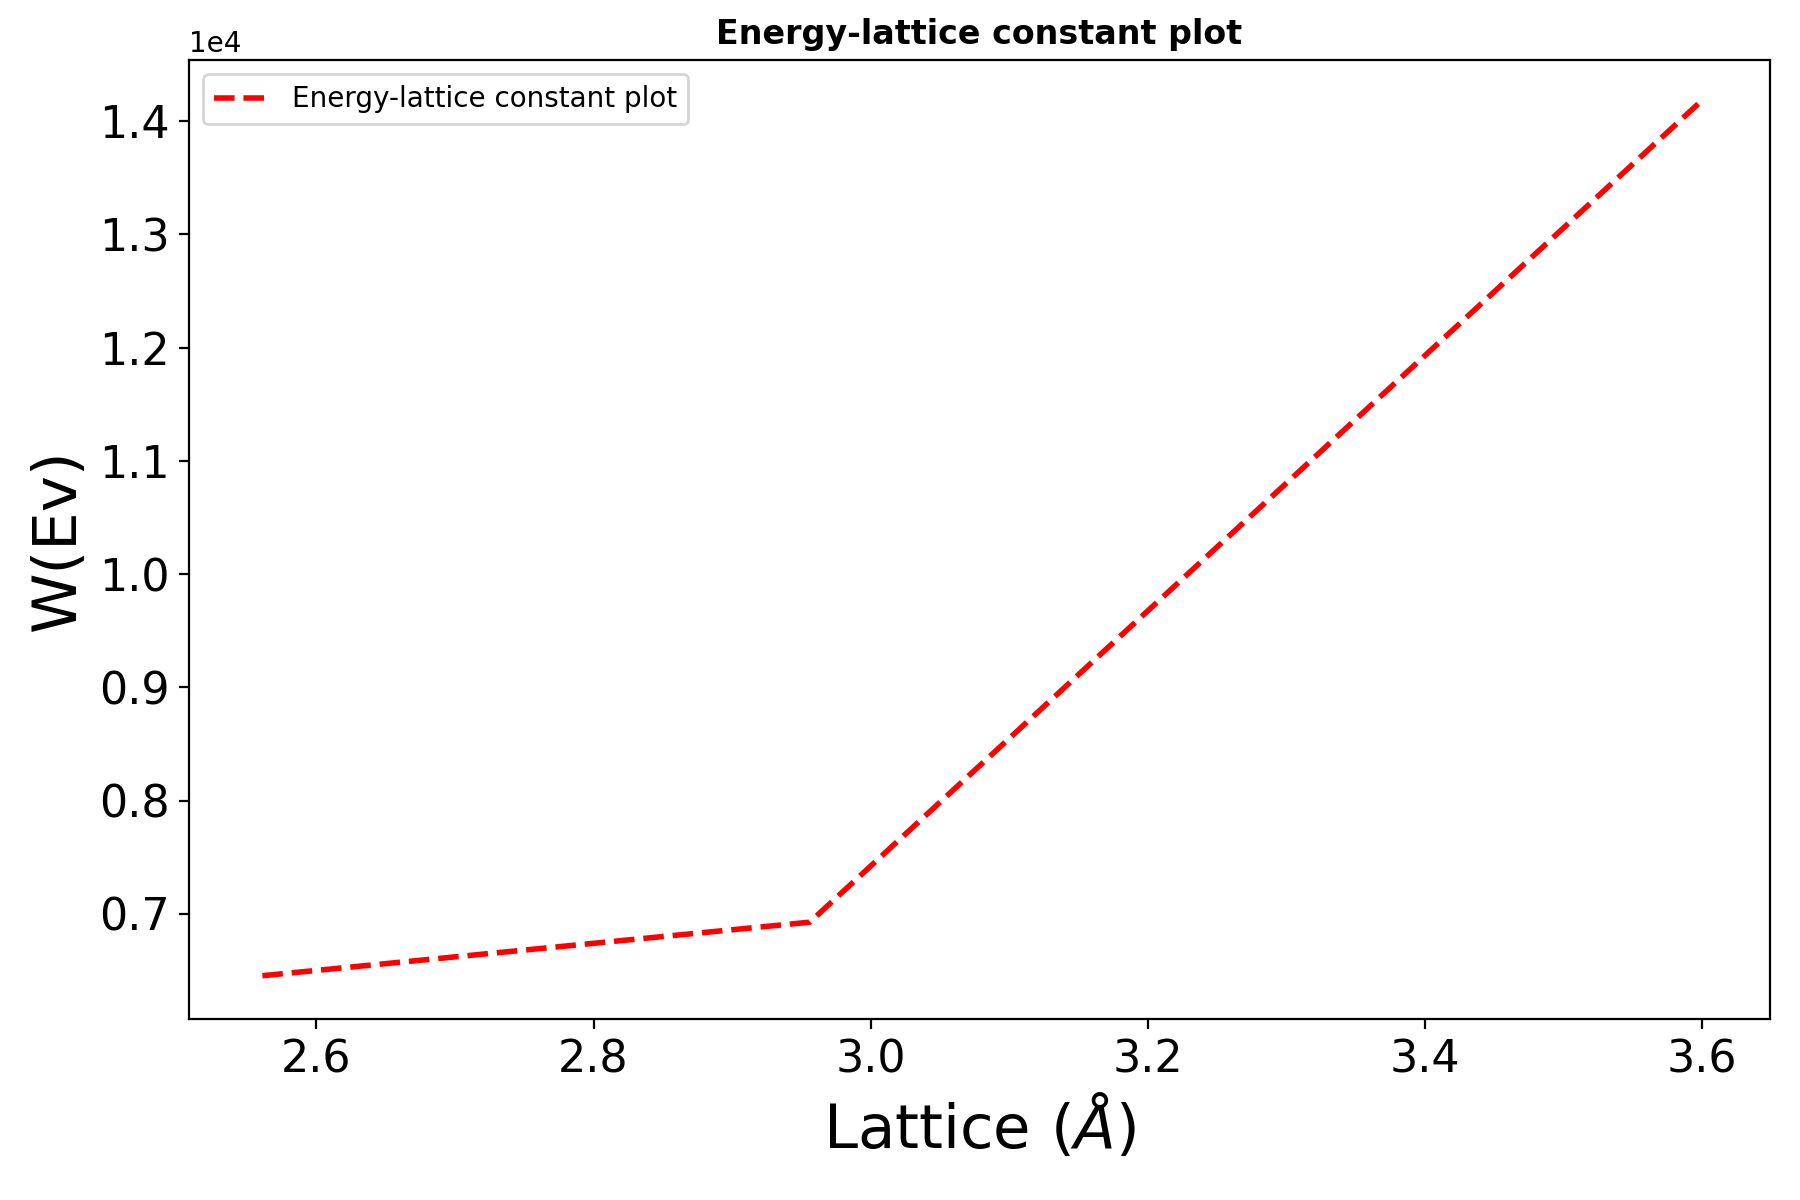

Here is the Python script that generated this plot:
import numpy as np
import matplotlib.pylab as plt



def W(p0,p1,p2,l):
    return (p0+p1*l+p2*(l**2))

l = [3.597,2.956,2.56]
W = [14153, 6926, 6452]

plt.figure(figsize=(9,6))
plt.plot(l,W, 'r--' , LineWidth = 2)
plt.xlabel("Lattice ($\AA$)",fontsize=22,) 
plt.ylabel("W(Ev)",fontsize=22)

plt.xticks(fontsize=16);  plt.yticks(fontsize=16)
plt.ticklabel_format(axis='y', style='sci', scilimits=(0, 4))

plt.tight_layout()



plt.title('Energy-lattice constant plot',fontweight="bold")
plt.legend(['Energy-lattice constant plot'])
plt.show()
